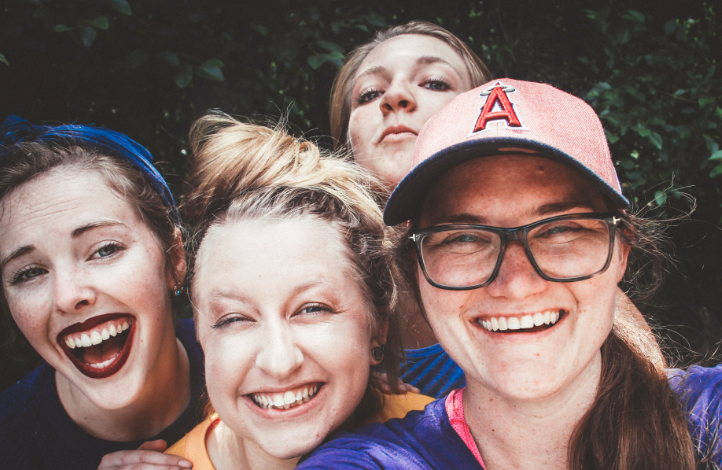
#> input picture img/four-women.jpg, 722 x 470 px
$ python -i Edge.py   (imports and definitions only)
#> lines starting #> are read from the running program, lines starting #| are printed output that depends on the picture
import cv2

import Image


class Edge:
    """
    Permite extraer los bordes de una imagen.
    """

    @staticmethod
    def sketch(img):
        image = Image.Image
        img = image.convert_to_gray(img)
        img_gray_blur = cv2.GaussianBlur(img,(5,5),0)
        canny_edges = cv2.Canny(img_gray_blur,10,70)
        ret, mask = cv2.threshold(canny_edges,70,255,cv2.THRESH_BINARY_INV)
        return mask

>>> import cv2
>>> picture = cv2.imread('img/four-women.jpg', cv2.IMREAD_GRAYSCALE)
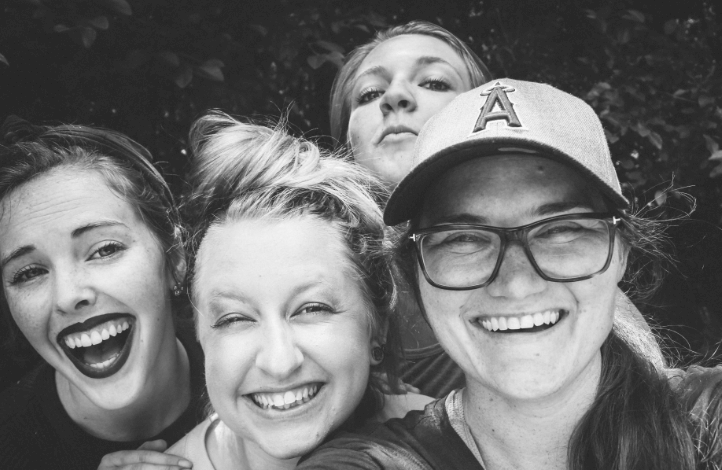
#> picture: shape (470, 722); min 34, max 250, mean 111.7
#> (the run stopped early here; a loop or call above may not have finished)

$ run again, on img/maddie.jpg
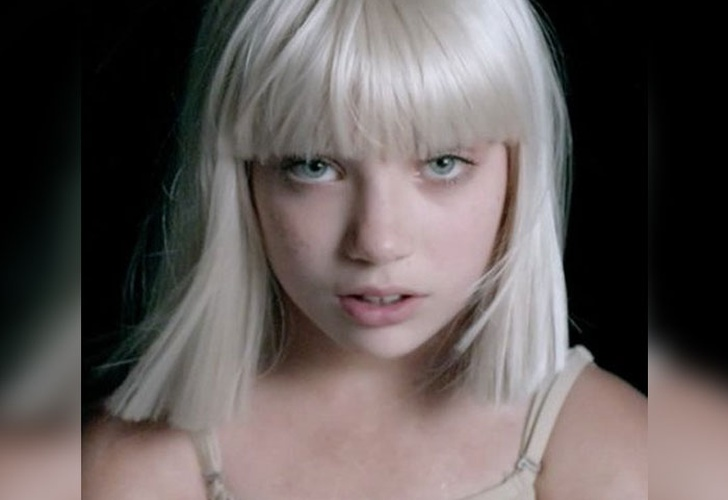
#> input picture img/maddie.jpg, 728 x 500 px
#> `picture = cv2.imread('img/four-women.jpg', cv2.IMREAD_GRAYSCALE)`:
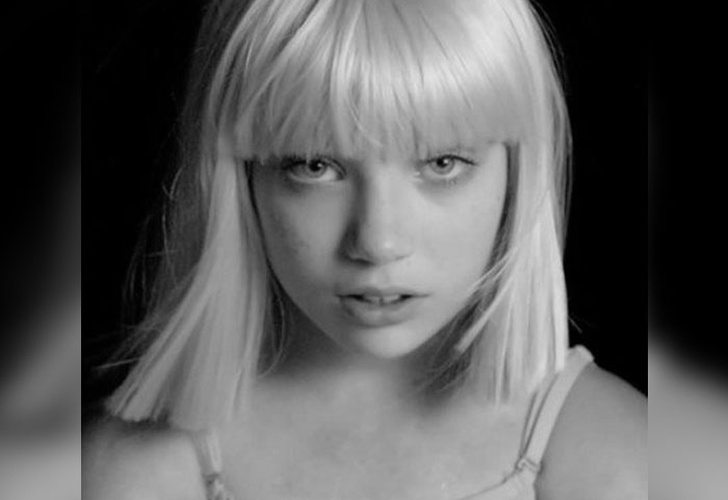
#> picture: shape (500, 728); min 0, max 230, mean 90.5

$ run again, on img/three-women.jpg
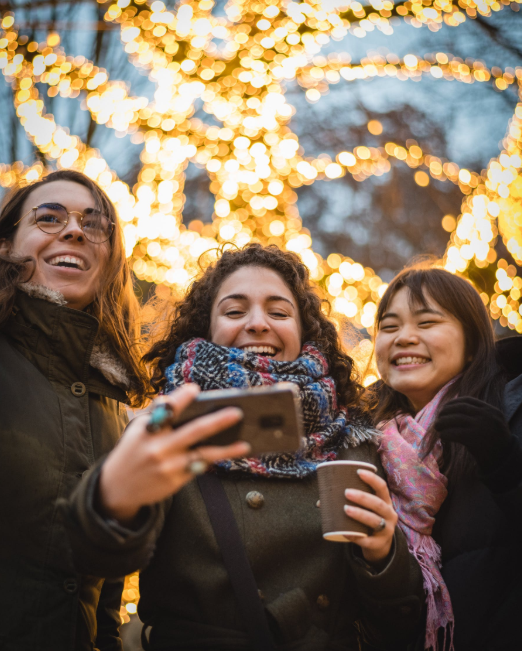
#> input picture img/three-women.jpg, 522 x 651 px
#> `picture = cv2.imread('img/four-women.jpg', cv2.IMREAD_GRAYSCALE)`:
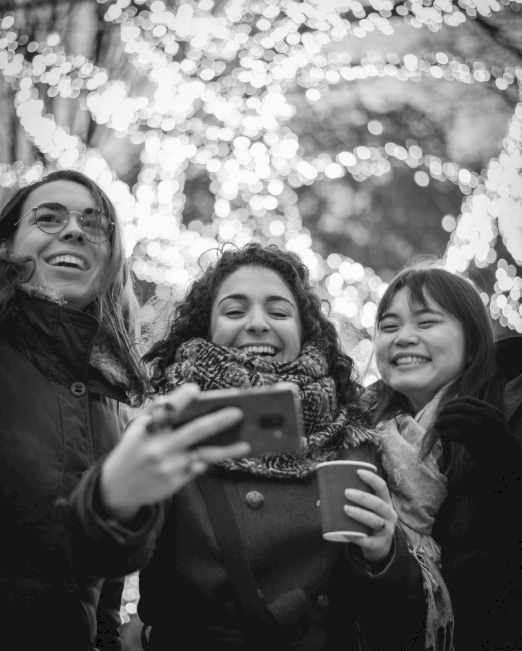
#> picture: shape (651, 522); min 0, max 251, mean 114.2
